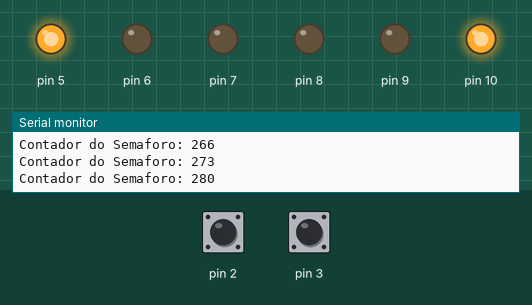
Recording of a sketch running on a simulated Arduino Uno, built with avr-gcc and run on an emulated ATmega328P. Parts: output pins drawn as LEDs (lit = HIGH), the last lines printed to the serial monitor. Inputs (shaded band) come from the test bench; at power-on: pin 2 HIGH, pin 3 HIGH.

Above: at 1.2 s.
1.3 s: pin 2 pulled LOW for 0.15 s
4.4 s: pin 3 pulled LOW for 1 s
At 5.9 s:
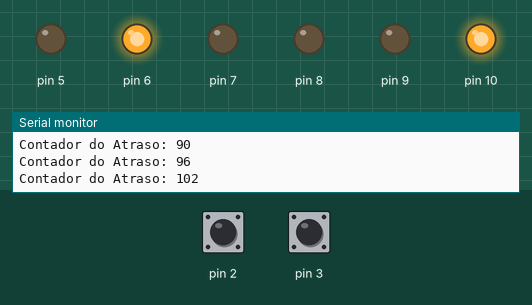
8.4 s: pin 2 pulled LOW for 1 s
At 8.7 s:
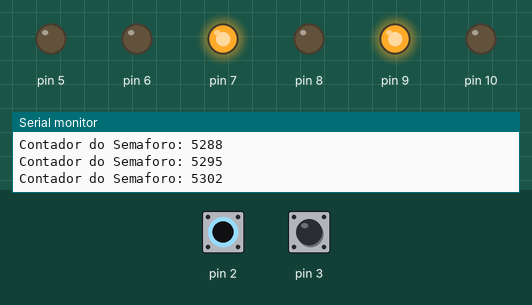
12.4 s: pin 3 pulled LOW for 0.15 s
15.5 s: pin 3 pulled LOW for 3.2 s
At 19.8 s:
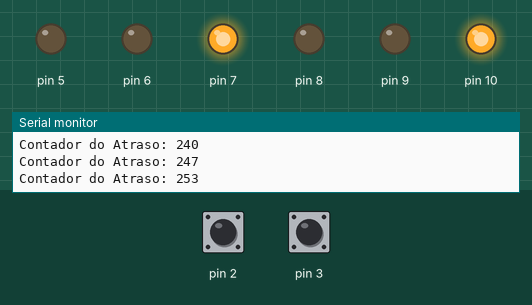
20.2 s: pin 2 pulsed LOW 2 times (0.12 s each, 0.3 s apart)
At 42.1 s:
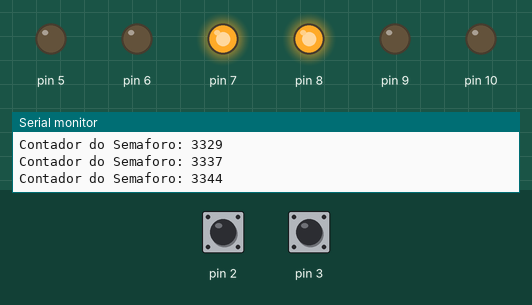
Timing chart, 0 to 69.1 s (numbered marks = the images above; inputs shaded):
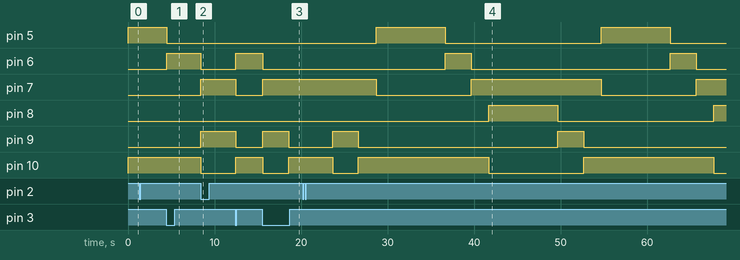

Measured:
- after the input at 4.4 s, pin 6: goes on until 4.5 s, then stays HIGH; pin 7: stays LOW (without the input it goes to HIGH after 3.1 s)
- after the input at 8.4 s, pin 9: goes on until 8.4 s, then stays HIGH; pin 10: goes on until 8.4 s, then stays LOW
- by itself, pin 5: alternates HIGH for 8.0 s and LOW for 18.0 s

The sketch:

CruzamentoSemaforico.ino
```cpp
// B1 e B2 = INT0
// B3 e B4 = INT1
//PORTX |= (1<<PDY);
//PORTX &= ~(1<<PDY);
// Vermelho, Amarelo, Verde

volatile int ct = 0;
volatile int ctAtraso = 760;

bool B1eB2 = false;
bool B3eB4 = false;

void setup() {

  //Entradas e saídas
  DDRD = 0b11100000; //Semaforo 1
  DDRB = 0b00000111; //Semaforo 2

  //Ativando Pullup
  PORTD |= (1<<PD2);
  PORTD |= (1<<PD3);

  //Interrupções externas
  //Tipo de gatilho para interrupção - Borda de subida
  EICRA = 0b00001111;
  //Habilitando a interrupção dos pinos
  EIMSK = 0b00000011;

  //Função Timers
  //Configurar TIMER2 no modo CTC
  TCCR2A = 0b00000010;
  //Prescale = 256 com t_COMP = 4ms
  TCCR2B = 0b00000110;
  //Habilita interrupção por comparação
  TIMSK2 = 0b00000010;
  //Carrega o valor TOP e limita  contagem
  OCR2A = 249;

  //Habilita interrupções gerais
  sei();

  //Ativar serial
  Serial.begin(9600);
}

//4 * X = tempo(milis)
// tempo(milis)/ 4 = X
void loop()
{
  if(ctAtraso > 750)
  {
  Serial.println("Contador do Semaforo: " + String(ct));
  }

  if(ctAtraso <= 750)
  {
  Serial.println("Contador do Atraso: " + String(ctAtraso));
  }

  if(ctAtraso > 750 && B1eB2 == true)
  {
    ct = 2001;
    B1eB2 = false;
  }

  if(ctAtraso > 750 && B3eB4 == true)
  {
    ct = 5251;
    B3eB4 = false;
  }

  //Semaforo Looping
  if (ct <= 2000)
  {
    //Semaforo 1
    PORTD |= (1<<PD5);
    PORTD &= ~(1<<PD6);
    PORTD &= ~(1<<PD7);

    //Semaforo 2
    PORTB &= ~(1<<PB0);
    PORTB &= ~(1<<PB1);
    PORTB |= (1<<PB2);
  }

  if ((ct > 2000) and (ct <= 2750))
  {
    //Semaforo 1
    PORTD &= ~(1<<PD5);
    PORTD |= (1<<PD6);
    PORTD &= ~(1<<PD7);


    //Semaforo 2
    PORTB &= ~(1<<PB0);
    PORTB &= ~(1<<PB1);
    PORTB |= (1<<PB2);
  }

  if ((ct > 2750) and (ct <= 3250))
  {
    //Semaforo 1
    PORTD &= ~(1<<PD5);
    PORTD &= ~(1<<PD6);
    PORTD |= (1<<PD7);


    //Semaforo 2
    PORTB &= ~(1<<PB0);
    PORTB &= ~(1<<PB1);
    PORTB |= (1<<PB2);
  }

  if ((ct > 3250) and (ct <= 5250))
  {
    //Semaforo 1
    PORTD &= ~(1<<PD5);
    PORTD &= ~(1<<PD6);
    PORTD |= (1<<PD7);

    //Semaforo 2
    PORTB |= (1<<PB0);
    PORTB &= ~(1<<PB1);
    PORTB &= ~(1<<PB2);
  }

  if ((ct > 5250) and (ct <= 6000))
  {
    //Semaforo 1
    PORTD &= ~(1<<PD5);
    PORTD &= ~(1<<PD6);
    PORTD |= (1<<PD7);

    //Semaforo 2
    PORTB &= ~(1<<PB0);
    PORTB |= (1<<PB1);
    PORTB &= ~(1<<PB2);
  }

  if ((ct > 6000) and (ct <= 6500))
  {
    //Semaforo 1
    PORTD &= ~(1<<PD5);
    PORTD &= ~(1<<PD6);
    PORTD |= (1<<PD7);

    //Semaforo 2
    PORTB &= ~(1<<PB0);
    PORTB &= ~(1<<PB1);
    PORTB |= (1<<PB2);
  }

  if (ct >= 6500)
  {
    ct = 0;
  }

}

ISR(INT0_vect) // Interrupcao de pino INT0
{
  ctAtraso = 0;
  B1eB2 = true;
}

ISR(INT1_vect) // Interrupcao de pino INT0
{
  ctAtraso = 0;
  B3eB4 = true;
}

ISR(TIMER2_COMPA_vect)
{
  if(ctAtraso > 750)
  {
  ct++;
  }

  if(ctAtraso <= 750)
  {
  ctAtraso++;
  }
}
```
